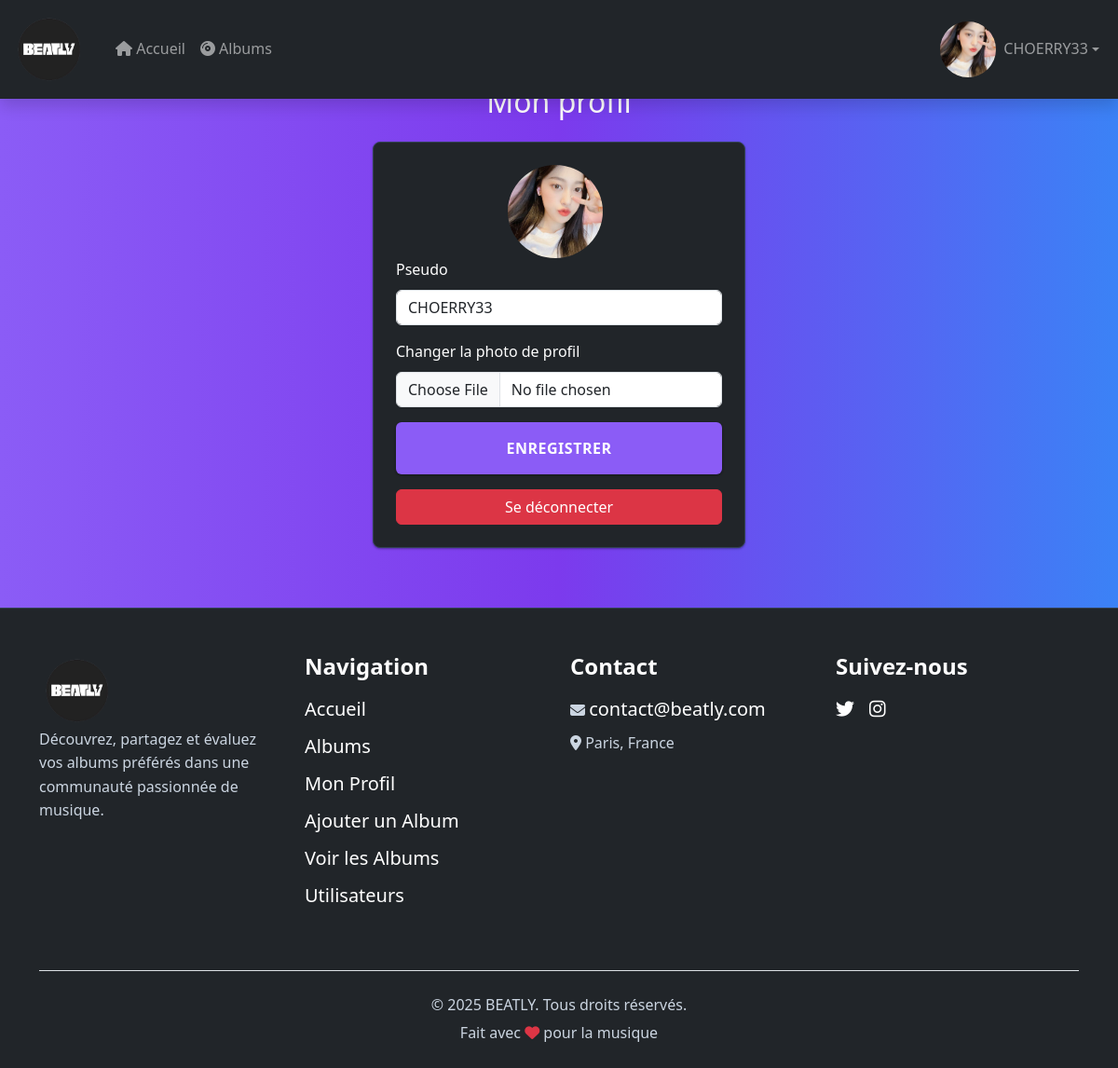
Page /profil.php (signed in) on the committed database.
### tables this page shows
CREATE TABLE IF NOT EXISTS `users` (
  `id` int(11) NOT NULL AUTO_INCREMENT,
  `username` varchar(50) NOT NULL,
  `email` varchar(100) NOT NULL,
  `password` varchar(255) NOT NULL,
  `role` enum('user','admin') DEFAULT 'user',
  `profile_picture` varchar(255) DEFAULT NULL,
  `created_at` timestamp NOT NULL DEFAULT current_timestamp(),
  PRIMARY KEY (`id`),
  UNIQUE KEY `username` (`username`),
  UNIQUE KEY `email` (`email`)
);

### inc/functions.inc.php (called while the page is built, shortened)
<?php
require_once __DIR__ . '/config.inc.php';
function getUserById(int $id): ?array {
    global $pdo;
    $stmt = $pdo->prepare("SELECT * FROM users WHERE id = :id");
    $stmt->execute(['id' => $id]);
    return $stmt->fetch(PDO::FETCH_ASSOC) ?: null;
}

### profil.php (the view, shortened to what this page needs)
<?php
require_once __DIR__ . '/inc/config.inc.php';
require_once __DIR__ . '/inc/functions.inc.php';
require_once __DIR__ . '/inc/header.inc.php';
?>
<h2 class="text-center text-white mb-4">Mon profil</h2>
<div class="card bg-dark text-white mx-auto" style="max-width: 400px;">
    <div class="card-body text-center d-flex flex-column align-items-center justify-content-center p-4">
        <img src="assets/img/avatars/<?= htmlspecialchars($user['profile_picture'] ?? 'default.jpg') ?>"  class="rounded-circle me-2" width="102" height="100" style="object-fit: cover;" <?= htmlspecialchars($user['username']) ?>">
        <form method="POST" enctype="multipart/form-data" class="w-100">
            <div class="mb-3 text-start">
                <label for="pseudo" class="form-label">Pseudo</label>
                <input type="text" name="pseudo" id="pseudo" class="form-control" value="<?= htmlspecialchars($user['username']) ?>" required>
            </div>
            <div class="mb-3 text-start">
                <label for="avatar" class="form-label">Changer la photo de profil</label>
                <input type="file" name="avatar" id="avatar" class="form-control" accept="image/*">
            </div>
            <button type="submit" class="btn btn-primary w-100">Enregistrer</button>
        </form>
        <form method="post" action="logout.php" class="mt-3 w-100">
            <button type="submit" class="btn btn-danger w-100">Se déconnecter</button>
        </form>
    </div>
</div>
<?php require_once __DIR__ . '/inc/footer.inc.php'; ?>

### inc/header.inc.php (shortened to what this page needs)
<?php
$user = isset($_SESSION['user_id']) ? getUserById($_SESSION['user_id']) : null;
$avatar = 'default.jpg';
if ($user && !empty($user['profile_picture'])) {
    $avatar = htmlspecialchars($user['profile_picture']);
}
?>
<!DOCTYPE html>
<html lang="fr">
<head>
    <link href="https://cdn.jsdelivr.net/npm/bootstrap@5.3.3/dist/css/bootstrap.min.css" rel="stylesheet" />
    <link rel="stylesheet" href="https://cdn.jsdelivr.net/npm/bootstrap-icons@1.11.3/font/bootstrap-icons.min.css" />
    <link rel="stylesheet" href="https://cdnjs.cloudflare.com/ajax/libs/font-awesome/6.5.0/css/all.min.css" />
    <link rel="stylesheet" href="<?= RACINE_SITE ?>assets/css/style.css" />
</head>
<body>
<header>
    <nav class="navbar navbar-expand-lg fixed-top bg-dark navbar-dark shadow">
        <div class="container-fluid">
            <h1 class="m-0">
                <a class="navbar-brand fw-bold d-flex align-items-center" href="<?= RACINE_SITE ?>index.php">
                    <img src="<?= RACINE_SITE ?>assets/img/logo/logo.png" alt="Logo" height="80" class="me-2">
                </a>
            </h1>
            <div class="collapse navbar-collapse" id="navbarContent">
                <ul class="navbar-nav me-auto mb-2 mb-lg-0">
                    <li class="nav-item">
                        <a class="nav-link" href="<?= RACINE_SITE ?>index.php">
                            <i class="fa-solid fa-house"></i> Accueil
                        </a>
                    </li>
                    <li class="nav-item">
                        <a class="nav-link" href="<?= RACINE_SITE ?>albums.php">
                            <i class="fa-solid fa-compact-disc"></i> Albums
                        </a>
                    </li>
                </ul>
                <ul class="navbar-nav mb-2 mb-lg-0">
                    <?php if ($user): ?>
                        <li class="nav-item dropdown">
                            <a class="nav-link dropdown-toggle d-flex align-items-center" href="#" id="userDropdown"
                               role="button" data-bs-toggle="dropdown" aria-expanded="false">
                                <img src="<?= RACINE_SITE ?>assets/img/avatars/<?= $avatar ?>"
                                     alt="Avatar de <?= htmlspecialchars($user['username']) ?>"
                                     class="rounded-circle me-2" width="60" height="60" style="object-fit: cover;">
                                <?= htmlspecialchars($user['username']) ?>
                            </a>
                        </li>
                    <?php endif; ?>
                </ul>
            </div>
        </div>
    </nav>
</header>
<main class="container" style="padding-top: 90px;">

### assets/css/style.css (style rules this page uses)
* { box-sizing: border-box; margin: 0; padding: 0; }
:root { --accent: #8b5cf6; --accent-hover: #7c3aed; --accent-gradient: linear-gradient(135deg, #8b5cf6 0%, #3b82f6 100%); --accent-secondary: #8b5cf640; --text-primary: #fdfdfd; --text-secondary: #cbd5e1; --bg-primary: #0f172a; --bg-secondary: #1e293b; --bg-dark: #0f172a; --border-color: #334155; --shadow-color: rgba(139, 92, 246, 0.3); }
body { font-family: "Segoe UI", Tahoma, Geneva, Verdana, sans-serif; background: linear-gradient(90deg, #8b5cf6 0%, #7c3aed 50%, #3b82f6 100%); color: var(--text-primary); line-height: 1.6; }
a { color: var(--accent); text-decoration: none; transition: color 0.3s ease; font-size: 1.25rem; }
.btn-primary { background: var(--accent); border: none; padding: 1rem 2.5rem; font-weight: 600; font-size: 1rem; border-radius: 6px; box-shadow: 0 1px 3px rgba(0, 0, 0, 0.12), 0 1px 2px rgba(0, 0, 0, 0.24); transition: all 0.2s ease; color: #fff; text-transform: uppercase; letter-spacing: 0.5px; }
main { margin-bottom: 4rem; }
.card { border-radius: 8px; background: var(--bg-secondary); border: 1px solid var(--border-color); color: var(--accent); box-shadow: 0 1px 3px rgba(0, 0, 0, 0.12), 0 1px 2px rgba(0, 0, 0, 0.24); transition: all 0.2s ease; }
.card-body { display: flex; flex-direction: column; justify-content: space-between; padding: 1rem; color: var(--text-primary); }

### rows in the picture
users: profile_picture (picture), username "CHOERRY33", pseudo "CHOERRY33"

### other values in the picture
SITE_NAME "BEATLY"
